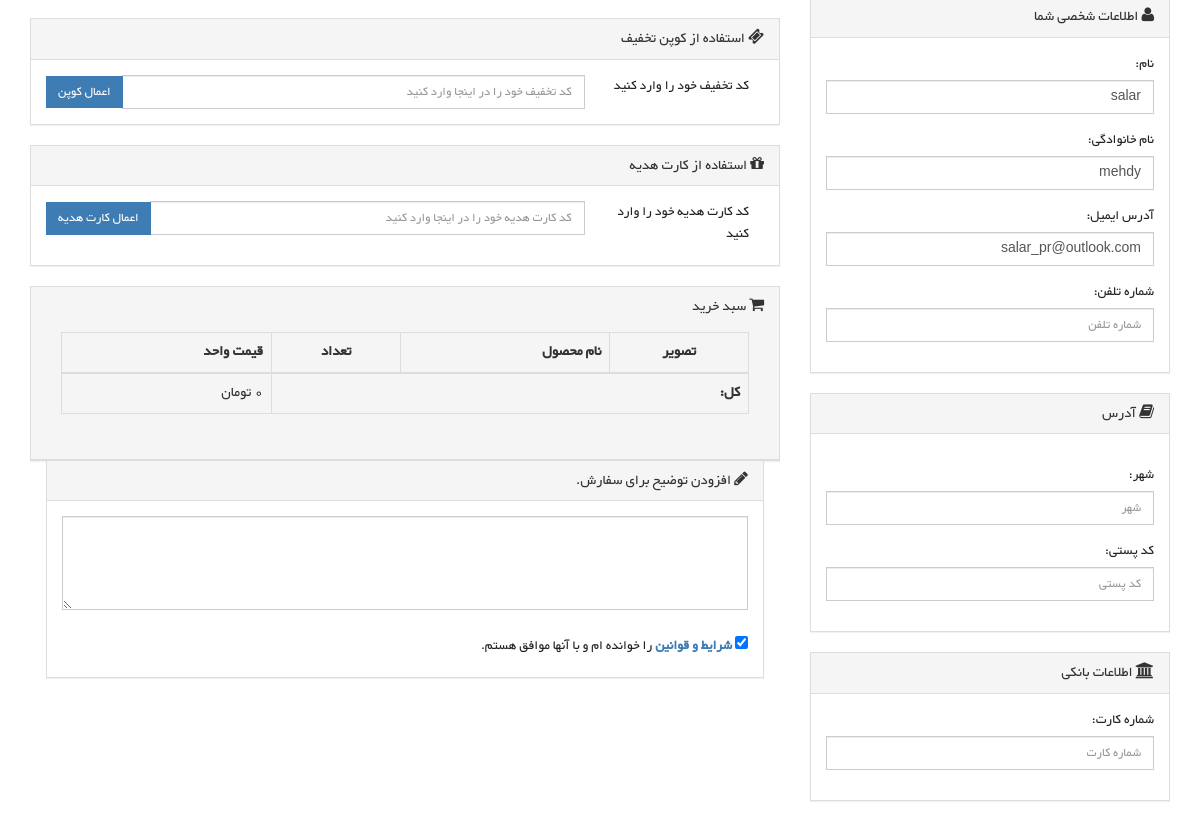
Before: /order/buy-item/ (signed in, middle part) with the older database file.
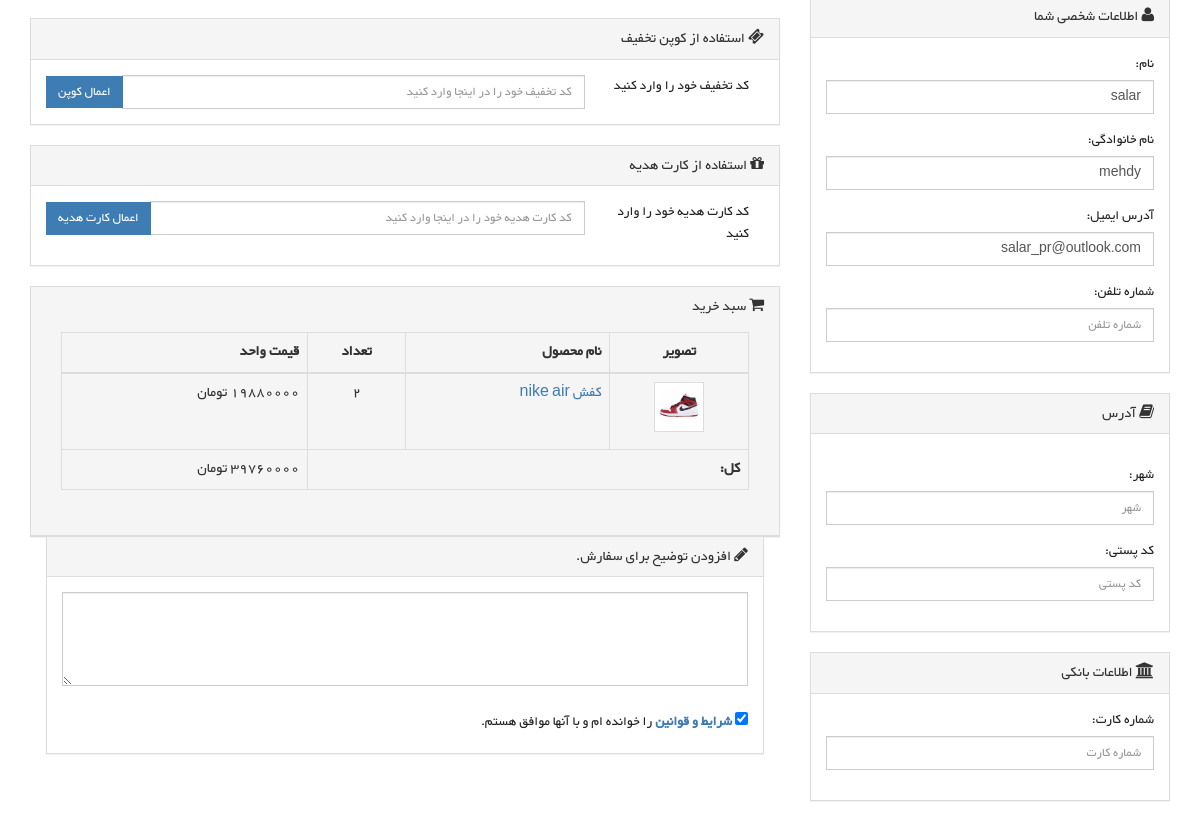
After: the same page with the newer database file.
### product_order/models.py (models this page shows, shortened)
class OrderItem(models.Model):
    order = models.ForeignKey(
        Order,
        on_delete=models.CASCADE,
        related_name='items',
    )
    item = models.ForeignKey(
        Product,
        on_delete=models.CASCADE,
    )
    price = models.DecimalField(
        max_digits=12,
        decimal_places=0,
    )
    count = models.PositiveIntegerField(
        verbose_name='تعداد',
    )
    def get_total_price(self):
        return self.price * self.count

### product/models.py (models this page shows, shortened)
class Product(models.Model):
    title = models.CharField(max_length=255,unique=True)
    category = models.ForeignKey(Category,null=True,blank=True,on_delete=models.PROTECT,related_name="products")
    uuid = models.UUIDField(default=uuid4,unique=True)
    description = models.TextField(blank=True,null=True)
    price = models.DecimalField(max_digits=12,decimal_places=0)
    number = models.PositiveIntegerField(default=0)
    colors = models.ManyToManyField(Color)
    image = models.ImageField(upload_to="products" )
    count_sold = models.PositiveIntegerField(default=0)
    is_special = models.BooleanField(default=False)
    created_at = models.DateTimeField(auto_now_add=True,null=True,blank=True)
    update_at = models.DateTimeField(auto_now=True,null=True,blank=True)
    discount = models.PositiveIntegerField(
        default=0,
        validators=[
        MinValueValidator(0),
        MaxValueValidator(100)
        ]
    )
    class Meta:
        verbose_name = "product"
        verbose_name_plural = "محصول ها"
    def thumbnail(self):
        image_tag = f"<img src='{self.image.url}' alt='{self.title}' width='10' height='10' >"
        return format_html(image_tag)
    thumbnail.short_description = "عکس"

### product_order/views.py (the view)
# urls.py: path("buy-item/", views.buy_order, name="buy_order"),
@login_required
def buy_order(request):
    pending_order = Order.objects.filter(
        owner=request.user,
        status=Order.OrderStatus.PENDING
    ).first()
    if not pending_order:
        messages.error(request, "سبد خرید شما خالی است.")
        return redirect("product:home")
    items = pending_order.items.all()
    total_price = sum(item.get_total_price() for item in items)
    if request.method == "POST":
        form = UserProfileForm(request.POST, instance=request.user)
        if form.is_valid():
            form.save()
            pending_order.status = Order.OrderStatus.PAID
            pending_order.payment_date = timezone.now()
            pending_order.save()
            pending_order.items.all().delete()
            messages.success(request, "پرداخت با موفقیت انجام شد!")
            return redirect("product:home")
        else:
            messages.warning(request, "اطلاعات فرم صحیح نیست. لطفاً دوباره تلاش کنید.")
    else:
        form = UserProfileForm(instance=request.user)
    context = {
        "items": items,
        "total_price": total_price,
        "form": form,
    }
    return render(request, 'product/checkout.html', context)

### product_order/forms.py
class UserProfileForm(forms.ModelForm):
    class Meta:
        model = UserProfile
        fields = [
            'first_name', 'last_name', 'email', 'phone_number',
            'address', 'city', 'postcode', 'card_number'
        ]
        widgets = {
            'first_name': forms.TextInput(attrs={'class': 'form-control', 'placeholder': 'نام'}),
            'last_name': forms.TextInput(attrs={'class': 'form-control', 'placeholder': 'نام خانوادگی'}),
            'email': forms.EmailInput(attrs={'class': 'form-control', 'placeholder': 'آدرس ایمیل'}),
            'phone_number': forms.TextInput(attrs={'class': 'form-control', 'placeholder': 'شماره تلفن'}),
            'address': forms.TextInput(attrs={'class': 'form-control', 'placeholder': 'آدرس '}),
            'city': forms.TextInput(attrs={'class': 'form-control', 'placeholder': 'شهر'}),
            'postcode': forms.TextInput(attrs={'class': 'form-control', 'placeholder': 'کد پستی'}),
            'card_number': forms.TextInput(attrs={'class': 'form-control', 'placeholder': 'شماره کارت '}),
        }

### product_order/models.py (called while the page is built)
    def get_total_price(self):
        return sum(item.get_total_price() for item in self.items.all())

### templates/product/checkout.html (shortened to what the changed rows need)
{% extends "_base.html" %}
{% load static %}
{% load widget_tweaks %}
{% block content %}
<div class="wrapper-wide">
  <div id="container">
    <div class="container">
      <div class="row">
        <div id="content" class="col-sm-12">
          <div class="row">
            <div class="col-sm-8">
              <div class="row">
                <div class="col-sm-12">
                  <div class="panel panel-default">
                    <div class="panel-heading">
                      <div class="panel-body">
                        <div class="table-responsive">
                          <table class="table table-bordered">
                              <thead>
                                  <tr>
                                      <th class="text-center">تصویر</th>
                                      <th class="text-left">نام محصول</th>
                                      <th class="text-center">تعداد</th>
                                      <th class="text-right">قیمت واحد</th>
                                  </tr>
                              </thead>
                              <tbody>
                                  {% for item in items %}
                                  <tr>
                                      <td class="text-center">
                                          <a href="{% url 'product:product_detail' item.item.uuid %}">
                                              <img src="{{ item.item.image.url }}" alt="{{ item.item.title }}" title="{{ item.item.title }}" class="img-thumbnail"   width="50" height="50">
                                          </a>
                                      </td>
                                      <td class="text-left">
                                          <a href="{% url 'product:product_detail' item.item.uuid %}">
                                              {{ item.item.title }}
                                          </a>
                                      </td>
                                      <td class="text-center">{{ item.count }}</td>
                                      <td class="text-right">{{ item.price }} تومان</td>
                                  </tr>
                                  {% endfor %}
                              </tbody>
                          </table>
                      </div>
                    </div>
                </div>
              </div>
            </div>
          </div>
        </div>
      </div>
    </div>
  </div>
{% endblock %}

Changed rows visible on the page:
added OrderItem: item.image (picture), item "کفش nike air", count "2"
